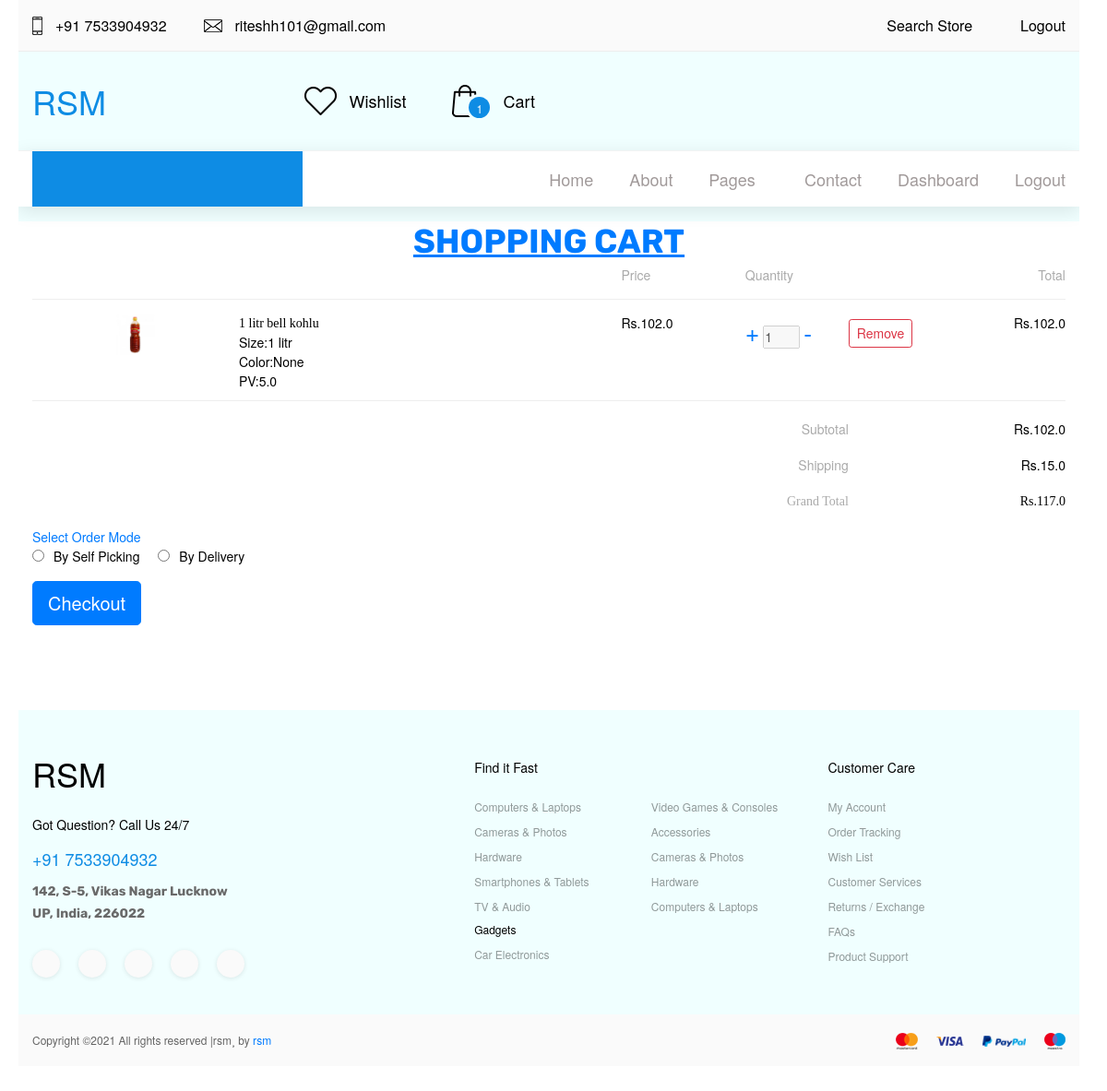
Screenshot of /cart_page/ (signed in) with the database file from the repository.
### app/models.py (models this page shows, shortened)
class UserCart(models.Model):
    user = models.ForeignKey(User,on_delete=models.CASCADE)
    variant_id = models.ForeignKey(Variants,on_delete=models.CASCADE,null=True)
    quantity = models.IntegerField()
    store_user = models.ForeignKey(Vendor_Store_detail,on_delete=models.CASCADE)
    final_price = models.FloatField(default='0.0')
    cart_status = models.BooleanField(default=False)
    date_time = models.DateTimeField(auto_now_add=True,null=True)
    update_date_time = models.CharField(max_length=100,null=True)

class Variants(models.Model):
    title = models.CharField(max_length=100, blank=True, null=True)
    product = models.ForeignKey(Product, on_delete=models.CASCADE)
    color = models.ForeignKey(Color, on_delete=models.CASCADE, blank=True, null=True)
    size = models.ForeignKey(Size, on_delete=models.CASCADE, blank=True, null=True)
    description = models.TextField(null=True)
    image_fornt = models.ImageField(upload_to='image_front',null=True)
    image_back = models.ImageField(upload_to='image_back',null=True)
    image_side = models.ImageField(upload_to='image_side',null=True)
    quantity = models.IntegerField(default=1)
    price = models.DecimalField(max_digits=12, decimal_places=2, default=0)
    point_value = models.FloatField(null=True)
    after_discount_price = models.FloatField(null=True)
    variant_discount = models.FloatField(null=True)
    variant_show_status = models.BooleanField(default=False)
    date_time = models.DateTimeField(auto_now_add=True,null=True)
    update_date_time = models.CharField(max_length=100,null=True)

class Size(models.Model):
    name = models.CharField(max_length=20)
    code = models.CharField(max_length=10, blank=True, null=True)
    date_time = models.DateTimeField(auto_now_add=True,null=True)
    def __str__(self):
        return self.name

### app/views.py (the view)
# urls.py: path('cart_page/',views.cart_show,name='cart_show'),
def cart_show(request):
    if request.user.is_authenticated:
        user_instance = User.objects.get(username=request.user.username)
        cart_featch = UserCart.objects.filter(user=user_instance,cart_status=False)
        l2=[]
        li=[]
        sub_total_price = 0
        for x in cart_featch:
            product = Variants.objects.get(id=x.variant_id.id)
            li.append(product)
            l2.append(product.image)
            sub_total_price = x.final_price + sub_total_price
        shipping =15.0
        grand_total = sub_total_price + shipping
        grand = round(grand_total,2)
        subtotal=round(sub_total_price,2)
        cart = zip(cart_featch,li)
        return render(request, 'cart.html', {'cart': cart,'sub_total':subtotal,'shipping':shipping,"grand_total":grand,'cart_featch':cart_featch})
    else:
        return redirect('/login')

### app/models.py (called while the page is built)
    def __str__(self):
        return self.name

### app/views.py (called while the page is built)
def base(request):
    search = Category.objects.all()
    print(search)
    return {'cat':search}

def cart_count_show(request):
    if request.user.is_authenticated:
        cart_count = UserCart.objects.filter(user=request.user)
        cart = cart_count.count()
        print(cart)
        return {'cart_count':cart}
    else:
        cart_count = UserCart.objects.all()
        return {'cart_count': cart_count}

### app/templates/cart.html (shortened to what this page needs)
{% extends 'base.html' %}
{% load static %}
{% block css %}
<link rel="stylesheet" type="text/css" href="{% static 'styles/main_styles.css' %}">
<link rel="stylesheet" type="text/css" href="{% static 'styles/responsive.css' %}">
<link rel="stylesheet" type="text/css" href="{% static 'styles/regular_styles.css' %}">
{% endblock %}
{% block body %}
<h2 class="text-uppercase text-primary text-center"><strong><u>Shopping Cart</u></strong></h2> <br><br>
{% if cart_featch %}
<div class="container">
					<div class="shopping-cart">
						<div class="column-labels">
						  <label class="product-image">Image</label>
						  <label class="product-details">Product</label>
						  <label class="product-price">Price</label>
						  <label class="product-quantity">Quantity</label>
						  <label class="product-removal">Remove</label>
						  <label class="product-line-price">Total</label>
						</div>
{% for x,y in cart %}
						<div class="product">
						  <div class="product-image">
							<img src="/media/{{y.image_fornt}}" width="10" style="width:20%;">
						  </div>
						  <div class="product-details">
							<div class="product-title">{{y.title}}</div>
							  <div class="">Size:{{y.size}}</div>
							<div class="">Color:{{y.color}}</div>
							<div class="">PV:{{y.point_value}}</div>
						  </div>
						  <div class="product-price">{{y.after_discount_price}}</div>
						  <div class="product-quantity">
							  <a href="{% url 'cart_plus' y.id %}" style="font-size:20pt;">+</a>
							<input type="text" value="{{x.quantity}}" disabled />
							  <a href="{% url 'cart_minus' y.id %}" style="font-size:20pt;">-</a>
						  </div>
						  <div class="product-removal">
							<a href="{% url 'cart_remove' x.id %}" class="btn btn-outline-danger btn-sm" style="margin-top:6px;">
							  Remove
							</a>
						  </div>
						  <div class="product-line-price">{{x.final_price}}</div>
						</div>
{% endfor %}
						<div class="totals">
						  <div class="totals-item">
							<label>Subtotal</label>
							<div class="totals-value" id="cart-subtotal">{{sub_total}}</div>
						  </div>
						  <div class="totals-item">
							<label>Shipping</label>
							<div class="totals-value" id="cart-shipping">{{shipping}}</div>
						  </div>
						  <div class="totals-item totals-item-total">
							<label>Grand Total</label>
							<div class="totals-value" id="cart-total">{{grand_total}}</div>
						  </div>
						</div>
						<div>
							<form action="{% url 'self_picking_way' %}" method="post">
								<div class="contact_form_title text-left text-primary">Select Order Mode</div>
<div class="form-group">
<ul class="logos_list">
	<li><input type="radio" name="order_mode" value="Self_Picking" required><span style="margin-left:10px;">By Self Picking</span> </li>
	<li><input type="radio" name="order_mode" value="By_Delivery" required><span style="margin-left:10px;">By Delivery</span></li>
</ul>
</div>
								<div>
							<input type="submit" class="btn btn-primary btn-lg" value="Checkout">
						</div>
							</form>
						</div>
					  </div>
</div>
{% else %}
<h4 class="text-center text-warning">No Item found in your Cart..</h4>
{% endif %}
	<br><br> <br><br>
{% endblock %}

### app/static/styles/main_styles.css (style rules this page uses)
* { margin: 0; padding: 0; -webkit-font-smoothing: antialiased; -webkit-text-shadow: rgba(0,0,0,.01) 0 0 1px; text-shadow: rgba(0,0,0,.01) 0 0 1px; }
body { font-family: 'Rubik', sans-serif; font-size: 14px; font-weight: 400; background: #FFFFFF; color: #000000; }
ul { list-style: none; margin-bottom: 0px; }
h2 { font-size: 36px; }
h1, h2, h3, h4, h5, h6 { font-family: 'Rubik', sans-serif; font-weight: 500; -webkit-font-smoothing: antialiased; -webkit-text-shadow: rgba(0,0,0,.01) 0 0 1px; text-shadow: rgba(0,0,0,.01) 0 0 1px; }
.logos_list li { display: inline-block; margin-right: 16px; }
.logos_list li:last-child { margin-right: 0px; }

### app/static/styles/regular_styles.css (style rules this page uses)
* { margin: 0; padding: 0; -webkit-font-smoothing: antialiased; -webkit-text-shadow: rgba(0,0,0,.01) 0 0 1px; text-shadow: rgba(0,0,0,.01) 0 0 1px; }
body { font-family: 'Rubik', sans-serif; font-size: 14px; font-weight: 400; background: #FFFFFF; color: #000000; }
ul { list-style: none; margin-bottom: 0px; }
h2 { font-size: 36px; }
h1, h2, h3, h4, h5, h6 { font-family: 'Rubik', sans-serif; font-weight: 500; -webkit-font-smoothing: antialiased; -webkit-text-shadow: rgba(0,0,0,.01) 0 0 1px; text-shadow: rgba(0,0,0,.01) 0 0 1px; }
.logos_list li { display: inline-block; margin-right: 16px; }
.logos_list li:last-child { margin-right: 0px; }
.product-image { float: left; width: 20%; }
.product-details { float: left; width: 37%; }
.product-price { float: left; width: 12%; }
.product-quantity { float: left; width: 10%; }
.product-removal { float: left; width: 9%; }
.product-line-price { float: left; width: 12%; text-align: right; }
.group:before, .shopping-cart:before, .column-labels:before, .product:before, .totals-item:before, .group:after, .shopping-cart:after, .column-labels:after, .product:after, .totals-item:after { content: ''; display: table; }
.group:after, .shopping-cart:after, .column-labels:after, .product:after, .totals-item:after { clear: both; }
.group, .shopping-cart, .column-labels, .product, .totals-item { zoom: 1; }
.product .product-price:before, .product .product-line-price:before, .totals-value:before { content: '$'; }
body { padding: 0px 30px 30px 20px; font-family: "HelveticaNeue-Light", "Helvetica Neue Light", "Helvetica Neue", Helvetica, Arial, sans-serif; font-weight: 100; }
label { color: #aaa; }
.shopping-cart { margin-top: -45px; }
.column-labels label { padding-bottom: 15px; margin-bottom: 15px; border-bottom: 1px solid #eee; }
.column-labels .product-image, .column-labels .product-details, .column-labels .product-removal { text-indent: -9999px; }
.product { margin-bottom: 20px; padding-bottom: 10px; border-bottom: 1px solid #eee; }
.product .product-image { text-align: center; }
.product .product-image img { width: 100px; }
.product .product-details .product-title { margin-right: 20px; font-family: "HelveticaNeue-Medium", "Helvetica Neue Medium"; }
.product .product-quantity input { width: 40px; }
.totals .totals-item { float: right; clear: both; width: 100%; margin-bottom: 10px; }
.totals .totals-item label { float: left; clear: both; width: 79%; text-align: right; }
.totals .totals-item .totals-value { float: right; width: 21%; text-align: right; }
.totals .totals-item-total { font-family: "HelveticaNeue-Medium", "Helvetica Neue Medium"; }

### rows the page displays
UserCart: image_fornt (picture), title "1 litr bell kohlu", size "1 litr", color "None", point_value "5.0", after_discount_price "102.0", quantity "1", final_price "102.0"

### other values shown
{{ cart_count }} "1"
{{ sub_total }} "102.0"
{{ shipping }} "15.0"
{{ grand_total }} "117.0"
